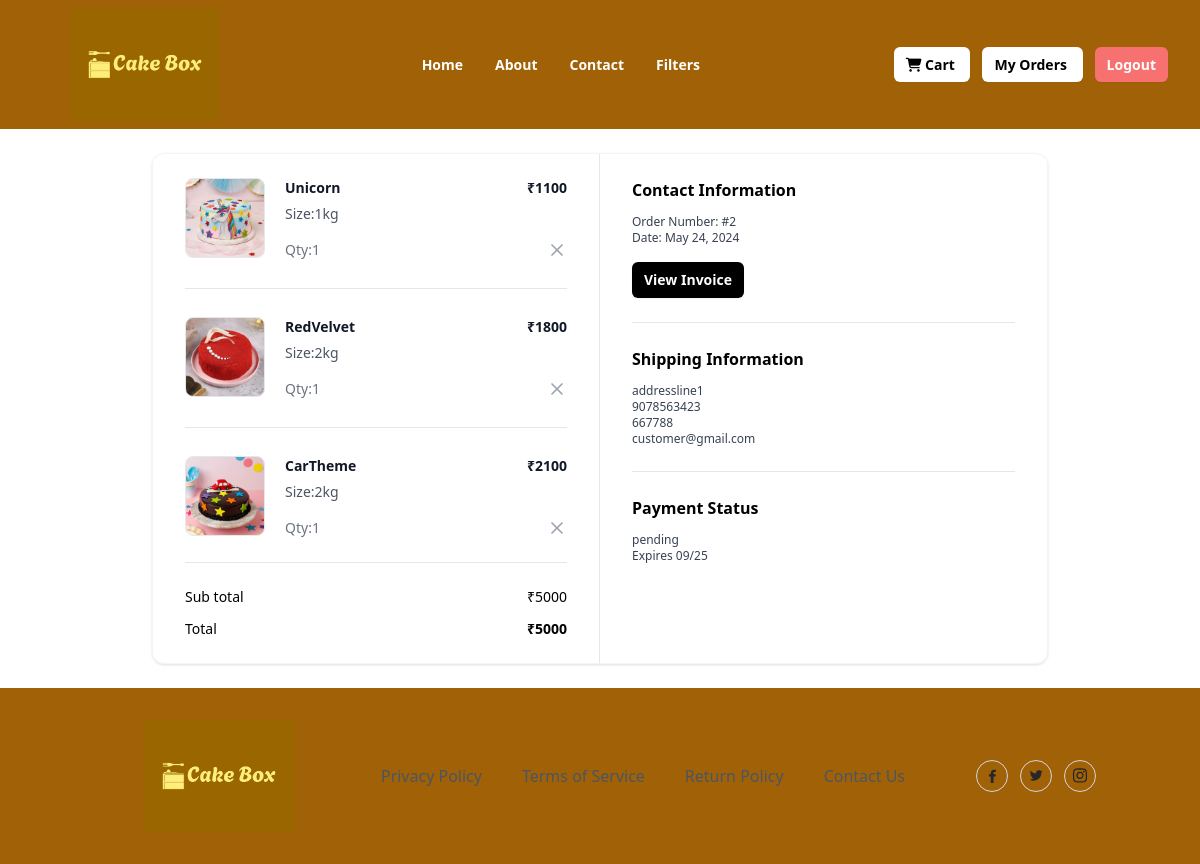
The app's page /order/summary/ (signed in) with its own data.
### kart/models.py (models this page shows, shortened)
class BasketItem(models.Model):
    basket_object = models.ForeignKey(Basket, on_delete=models.CASCADE,related_name="cartitems")
    size_object=models.ForeignKey(Size,on_delete=models.CASCADE,null=True)
    cakevariant_object=models.ForeignKey(CakeVariant,on_delete=models.CASCADE,null=True)
    qty=models.PositiveIntegerField(default=1)
    created_date = models.DateTimeField(auto_now_add=True)
    updated_date = models.DateTimeField(auto_now=True)
    is_active = models.BooleanField(default=True)
    is_order_placed=models.BooleanField(default=False)
    @property
    def total_amount(self):
        return self.cakevariant_object.price*self.qty

class CakeVariant(models.Model):
    cake_object=models.ForeignKey(Cake,on_delete=models.CASCADE)
    size_object=models.ForeignKey(Size,on_delete=models.CASCADE)
    price=models.PositiveIntegerField()

class Cake(models.Model):
    title = models.CharField(max_length=200)
    description = models.TextField(null=True, blank=True)
    category_object = models.ForeignKey(Category,on_delete=models.CASCADE)
    size_object=models.ManyToManyField(Size)
    flavour_object = models.ManyToManyField(Flavour)
    occasion_object=models.ForeignKey(Occasion,on_delete=models.CASCADE)
    tag_object=models.ManyToManyField(Tag)
    image = models.ImageField(upload_to='product_images', null=True, blank=True, default='product_images/default.jpg')
    created_date = models.DateTimeField(auto_now_add=True)
    updated_date = models.DateTimeField(auto_now=True)
    is_active = models.BooleanField(default=True)

class Size(models.Model):
    name = models.CharField(max_length=200, unique=True)
    created_date = models.DateTimeField(auto_now_add=True)
    updated_date = models.DateTimeField(auto_now=True)
    is_active = models.BooleanField(default=True)
    def __str__(self):
        return self.name

class Order(models.Model):
    user_object = models.ForeignKey(
                                        User,
                                        on_delete=models.CASCADE,
                                        related_name='myorders'
                                    )
    basket_item_objects = models.ManyToManyField(BasketItem)
    message = models.TextField(null=True, blank=True)
    delivery_address = models.CharField(max_length=250)
    phone = models.CharField(max_length=12)
    pin=models.CharField(max_length=10,null=True)
    email = models.CharField(max_length=100)
    pay_options = (
        ('online', 'online'),
        ('cod', 'cod')
    )
    payment_mode = models.CharField(
                                        max_length=100,
                                        choices=pay_options,
                                        default='cod'
                                    )
    order_id = models.CharField(max_length=200, null=True)
    is_paid = models.BooleanField(default=False)
    order_status = (
        ('order_confirmed', 'Order confirmed'),
        ('dispatched', 'Dispatched'),
        ('in_transit', 'In transit'),
        ('delivered', 'Delivered'),
        ('cancelled', 'Cancelled'),
    )
    status = models.CharField(
                                max_length=200,
                                choices=order_status,
                                default='order_confirmed'
                            )
    created_date = models.DateTimeField(auto_now_add=True)
    updated_date = models.DateTimeField(auto_now=True)
    is_active = models.BooleanField(default=True)
    def sub_total(self):
        baket_items=self.basket_item_objects.all()
        total=0
        if baket_items:
            for bi in baket_items:
                total+=bi.total_amount
        return total

### kart/views.py (the view)
# urls.py: path("order/summary/",views.OrderSummaryView.as_view(),name="order-summary"),
class OrderSummaryView(View):
    def get(self,request,*args,**kwargs):
        qs=Order.objects.filter(user_object=request.user).order_by("-created_date")
        return render(request,"order_summary.html",{"data":qs})

### kart/templates/order_summary.html (shortened to what this page needs)
{%extends 'base.html'%}
{%block main_block%}
{%for order in data%}
<div class="mx-auto my-4 max-w-4xl md:my-6">
    <div class="overflow-hidden rounded-xl border border-gray-100 shadow">
      <div class="grid grid-cols-1 md:grid-cols-2">
        <div class="px-5 py-6 md:border-r md:border-r-gray-200 md:px-8">
          <div class="flow-root">
            <ul class="-my-7 divide-y divide-gray-200">
           {%for bi in order.basket_item_objects.all%}
           <li class="flex items-stretch justify-between space-x-5 py-7">
            <div class="flex flex-1 items-stretch">
              <div class="flex-shrink-0">
                <img
                  class="h-20 w-20 rounded-lg border border-gray-200 object-cover"
                  src="{{bi.cakevariant_object.cake_object.image.url}}"
                  alt="https://static.nike.com/a/images/c_limit,w_592,f_auto/t_product_v1/54a510de-a406-41b2-8d62-7f8c587c9a7e/air-force-1-07-lv8-shoes-9KwrSk.png"
                />
              </div>
              <div class="ml-5 flex flex-col justify-between">
                <div class="flex-1">
                  <p class="text-sm font-bold text-gray-900">
                    {{bi.cakevariant_object.cake_object.title}}
                  </p>
                  <p class="mt-1.5 text-sm font-medium text-gray-600">
                    Size:{{bi.size_object}}
                  </p>
                </div>
                <p class="mt-4 text-sm font-medium text-gray-500">Qty:{{bi.qty}}</p>
              </div>
            </div>
            <div class="ml-auto flex flex-col items-end justify-between">
              <p class="text-right text-sm font-bold text-gray-900">
                ₹{{bi.total_amount}}
              </p>
              <button
                type="button"
                class="-m-2 inline-flex rounded p-2 text-gray-400 transition-all duration-200 hover:text-gray-900 focus:outline-none focus:ring-2 focus:ring-gray-900 focus:ring-offset-2"
              >
                <svg
                  xmlns="http://www.w3.org/2000/svg"
                  width="24"
                  height="24"
                  viewBox="0 0 24 24"
                  fill="none"
                  stroke="currentColor"
                  stroke-width="2"
                  stroke-linecap="round"
                  stroke-linejoin="round"
                  class="h-5 w-5"
                >
                  <line x1="18" y1="6" x2="6" y2="18"></line>
                  <line x1="6" y1="6" x2="18" y2="18"></line>
                </svg>
              </button>
            </div>
          </li>
          {%endfor%}
            </ul>
            <hr class="mt-6 border-gray-200" />
            <ul class="mt-6 space-y-3">
              <li class="flex items-center justify-between">
                <p class="text-sm font-medium">Sub total</p>
                <p class="text-sm font-medium">₹{{order.sub_total}}</p>
              </li>
              <li class="flex items-center justify-between">
                <p class="text-sm font-medium ">Total</p>
                <p class="text-sm font-bold ">₹{{order.sub_total}} </p>
              </li>
            </ul>
          </div>
        </div>
        <div class="px-5 py-6 md:px-8">
          <div class="flow-root">
            <div class="-my-6 divide-y divide-gray-200">
              <div class="py-6">
                <h2 class="text-base font-bold text-black">
                  Contact Information
                </h2>
                <p class="fontmedium mt-3 text-xs text-gray-700">
                  Order Number: #{{order.id}}
                </p>
                <p class="text-xs font-medium text-gray-700">
                  Date: {{order.created_date|date}}
                </p>
                <button
                  type="button"
                  class="mt-4 rounded-md bg-black px-3 py-2 text-sm font-semibold text-white shadow-sm hover:bg-black/80 focus-visible:outline focus-visible:outline-2 focus-visible:outline-offset-2 focus-visible:outline-black"
                >
                  View Invoice
                </button>
              </div>
              <div class="py-6">
                <h2 class="mb-2 text-base font-bold text-black">
                  Shipping Information
                </h2>
                <p class="mt-3 text-xs font-medium text-gray-700">{{order.delivery_address}}
                </p>
                <p class="text-xs font-medium text-gray-700">
                  {{order.phone}}
                </p>
                <p class="text-xs font-medium text-gray-700">{{order.pin}}
                </p>
                <p class="text-xs font-medium text-gray-700">           {{order.email}}
                </p>
              </div>
              <div class="py-6">
                <h2 class="text-base font-bold text-black">
                  Payment Status
                </h2>
                <p class="mt-3 text-xs font-medium text-gray-700">
                  {%if order.is_paid%}
                  completed
                  {%else%}
                  pending
                  {%endif%}
                </p>
                <p class="text-xs font-medium text-gray-700">Expires 09/25</p>
              </div>
            </div>
          </div>
        </div>
      </div>
    </div>
  </div>
  {%endfor%}
{%endblock%}

### records on screen
Order: sub_total "5000", id "2", created_date "May 24, 2024", delivery_address "addressline1", phone "9078563423", pin "667788", email "customer@gmail.com", is_paid "pending"
BasketItem: cakevariant_object.cake_object.image (picture), cakevariant_object.cake_object "Unicorn", size_object "1kg", qty "1", total_amount "1100"
BasketItem: cakevariant_object.cake_object.image (picture), cakevariant_object.cake_object "RedVelvet", size_object "2kg", qty "1", total_amount "1800"
BasketItem: cakevariant_object.cake_object.image (picture), cakevariant_object.cake_object "CarTheme", size_object "2kg", qty "1", total_amount "2100"
